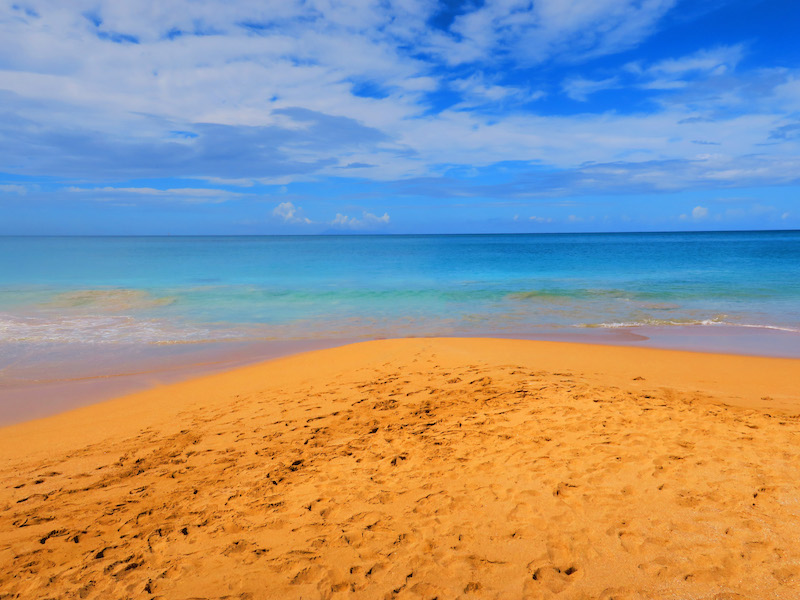
#> input picture images/beach.jpg, 800 x 600 px
$ python 07_Prove_LoopsImages.py
#> lines starting #> are read from the running program, lines starting #| are printed output that depends on the picture
# Week 07 Prove: Assignment - Loops and images
# Author: Leandro Amaral Pereira
# Reference: https://byui-cse.github.io/cse110-course/lesson07/prove.html

# This line imports or includes the library we will need
from PIL import Image

# This line opens the image and loads it into a variable called "image_original"
image_original = Image.open("images/beach.jpg")
#> image_original is the input picture: PIL image 800x600 RGB; mean R, G, B 152.6, 148, 143.9

# This line attempts to open a new window to display the image.
image_original.show()

pixels_original = image_original.load()
print(f"Size: {image_original.size}")
#| Size: (800, 600)

x = 100
y = 201

while x < 200:
    r, g, b = pixels_original[x, y]
    print(f"r: {r} g: {g} b: {b}")
    pixels_original[x, y] = (255, 0, 0)
    x = x + 1
#> this loop made 100 passes
#> (r, g, b) on passes 1 to 12: (101, 152, 215), (100, 151, 214), (100, 151, 214), (99, 150, 213), (102, 151, 217), (101, 152, 218), (101, 152, 218), (99, 152, 220), (97, 151, 221), (96, 150, 220), (93, 150, 221), (93, 150, 221)
#| r: 101 g: 152 b: 215
#| r: 100 g: 151 b: 214
#| r: 100 g: 151 b: 214
#| r: 99 g: 150 b: 213
#| r: 102 g: 151 b: 217
#| r: 101 g: 152 b: 218
#| r: 101 g: 152 b: 218
#| r: 99 g: 152 b: 220
#> (further printed lines are left out)
#> after the loop, x = 200

x = 100
y = 201

while y > 50:
    r, g, b = pixels_original[x, y]
    print(f"r: {r} g: {g} b: {b}")
    pixels_original[x, y] = (255, 0, 0)
    y = y - 1
#> this loop made 151 passes
#> (r, g, b) on passes 1 to 3: (255, 0, 0), (107, 157, 216), (111, 161, 214)
#| r: 255 g: 0 b: 0
#| r: 107 g: 157 b: 216
#| r: 111 g: 161 b: 214
#| r: 105 g: 156 b: 213
#| r: 97 g: 151 b: 215
#| r: 92 g: 149 b: 218
#| r: 91 g: 148 b: 219
#| r: 94 g: 148 b: 218
#> (further printed lines are left out)
#> after the loop, y = 50

image_original.show()
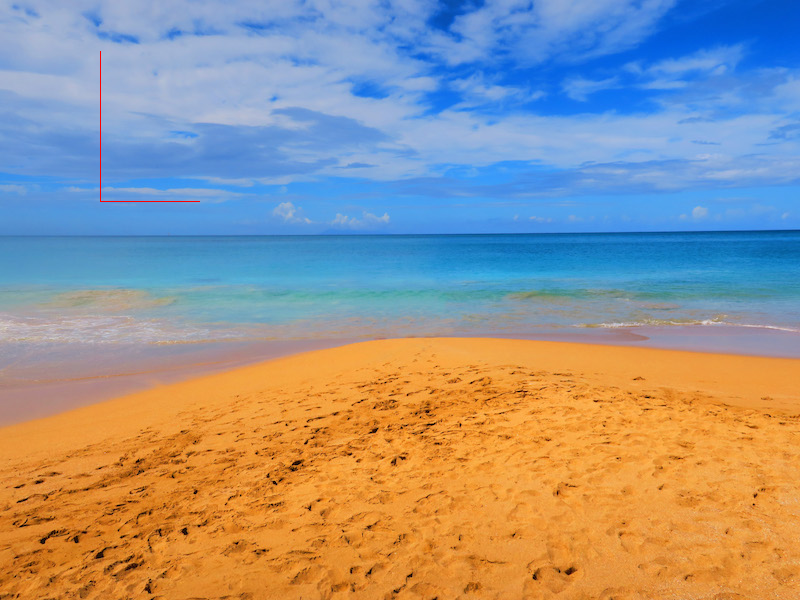
#> shown: PIL image 800x600 RGB; mean R, G, B 152.7, 147.9, 143.7
